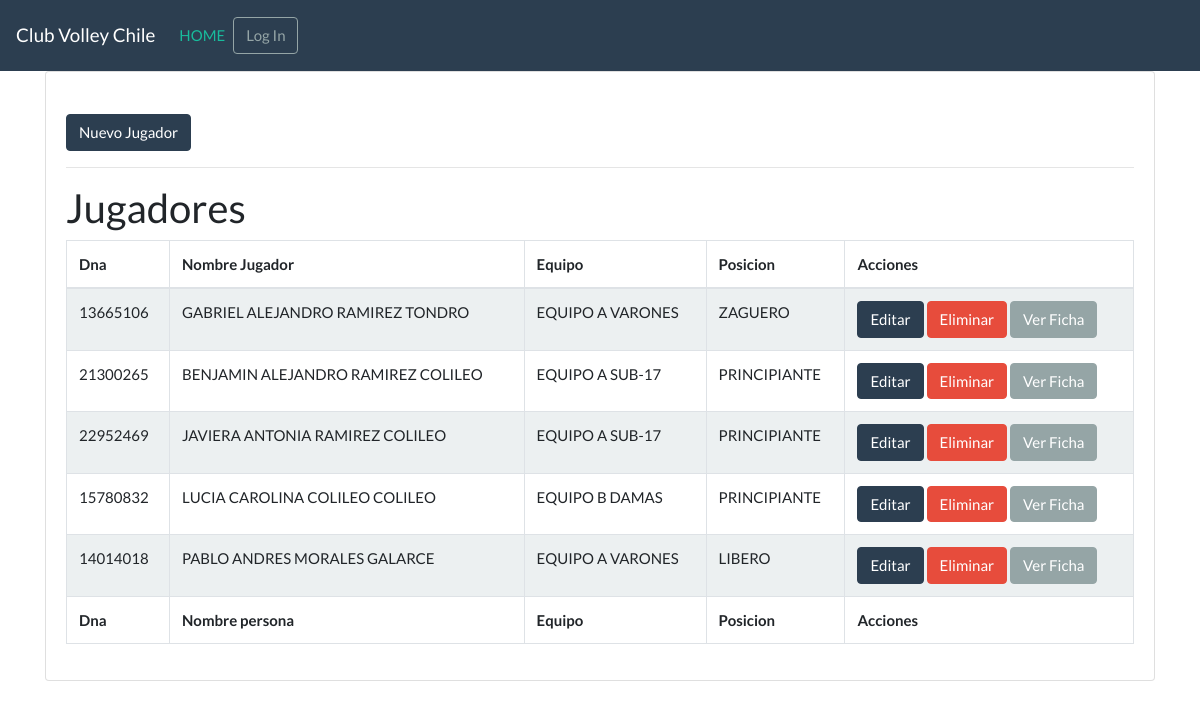
The page /personas/ on the database as committed earlier.
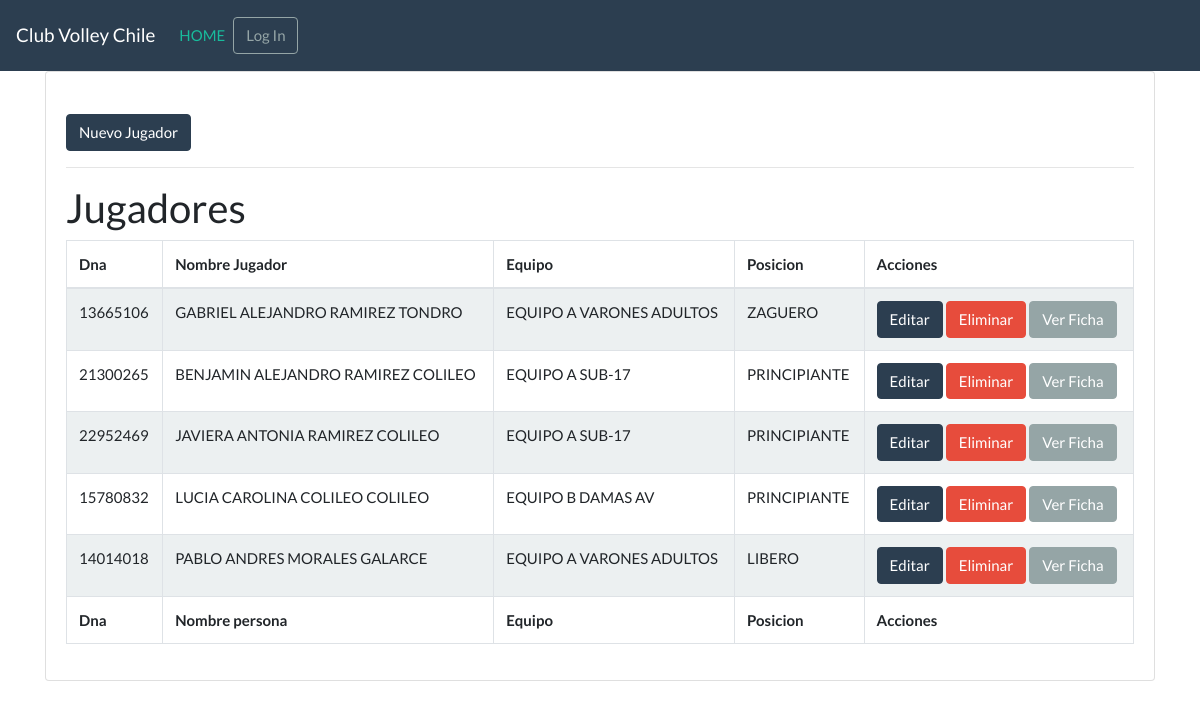
The same page on the database as committed later.
### main/models.py (models this page shows, shortened)
class Persona(models.Model):
    id                      = models.AutoField(primary_key=True)
    dna                     = models.CharField(blank=False, null=False, max_length=25, unique=True,verbose_name="Rut o Dna")
    dv                      = models.CharField(blank=False, null=False, max_length=2,verbose_name="Digito Verificador")
    nombres                 = models.CharField(blank=False, null=False, max_length=100,verbose_name="Nombres")
    apellido_paterno        = models.CharField(blank=False, null=False, max_length=100,verbose_name="Apellido Paterno")
    apellido_materno        = models.CharField(blank=False, null=False, max_length=100,verbose_name="Apellido Materno")
    genero                  = models.ForeignKey(Genero,null=True, on_delete=models.DO_NOTHING,verbose_name="Genero")
    fecha_nacimiento        = models.DateField(blank=False, null=False, verbose_name="Fceha de Nacimiento")
    estado_civil            = models.ForeignKey(EstadoCivil,null=False, on_delete=models.DO_NOTHING,verbose_name="Estado Civil")
    pais_origen             = models.ForeignKey(Pais,null=False, on_delete=models.DO_NOTHING,verbose_name="Nacionalidad")
    sistema_salud           = models.ForeignKey(SistemaSalud,null=False, on_delete=models.DO_NOTHING,verbose_name="Sistema de Salud")
    ocupacion               = models.CharField(blank=False, null=False, max_length=255)
    direccion               = models.CharField(blank=False, null=False, max_length=255)
    comuna                  = models.ForeignKey(Comuna,null=False, on_delete=models.DO_NOTHING,verbose_name="Comuna")
    movil                   = models.CharField(blank=False, null=False, max_length=20)
    fono                    = models.CharField(blank=False, null=False, max_length=20)
    email_personal          = models.EmailField(blank=False, null=False, max_length=255)
    club_origen             = models.ForeignKey(Club,null=False, on_delete=models.DO_NOTHING,verbose_name="Club Origen")
    equipo                  = models.ForeignKey(Equipo,null=False, on_delete=models.DO_NOTHING,verbose_name="Equipo")
    posicion                = models.ForeignKey(Posicion,null=False, on_delete=models.DO_NOTHING,verbose_name="Posicion Estudiante")
    observaciones           = models.TextField(blank=True, null=True)
    es_zurdo                = models.BooleanField(default=False)
    es_docente              = models.BooleanField(default=False)
    es_activo               = models.BooleanField(default=True)
    es_delete               = models.BooleanField(default=False)
    fecha_crea              = models.DateField(default=timezone.now, help_text=("creation date"))
    fecha_modi              = models.DateField(auto_now=True, null= True)
    class Meta:
        verbose_name_plural="Personas"
        db_table="persona"

class Equipo(models.Model):
    id                  = models.AutoField(primary_key=True)
    descripcion         = models.CharField(blank=False, null=False, max_length=255, unique=True)
    club                = models.ForeignKey(Club,null=False, on_delete=models.DO_NOTHING,verbose_name="Club")
    taller              = models.ForeignKey(Taller, null= False, on_delete=models.DO_NOTHING, verbose_name="Taller")
    es_titular          = models.BooleanField(default=True)
    es_interno          = models.BooleanField(default=True)
    es_activo           = models.BooleanField(default=True)
    es_delete           = models.BooleanField(default=False)
    fecha_crea          = models.DateField(default=timezone.now, help_text=("creation date"))
    fecha_modi          = models.DateField(auto_now=True, null= True)
    class Meta:
        verbose_name_plural="Equipos"
        db_table="equipo"
    def __str__(self):
        return self.descripcion

class Posicion(models.Model):
    id                  = models.AutoField(primary_key=True)
    descripcion         = models.CharField(blank=False, null=False, max_length=255, unique=True)
    es_activo           = models.BooleanField(default=True)
    es_delete           = models.BooleanField(default=False)
    fecha_crea          = models.DateField(default=timezone.now, help_text=("creation date"))
    fecha_modi          = models.DateField(auto_now=True, null= True)
    class Meta:
        verbose_name_plural="Posiciones"
        db_table="posicion"
    def __str__(self):
        return self.descripcion

### personas/views.py (the view)
class PersonaList(ListView):
    model = Persona
    template_name = 'personas/index.html'
    paginate_by = 10

### templates/personas/index.html (shortened to what this page needs)
{% extends 'base.html' %}
{% load crispy_forms_tags %}
{% block content %}
  <div class="row justify-content-center">
    <div class="col-12">
      <div class="card">
        <div class="card-body">
          <br/>
          <a class="btn btn-primary" href="{% url 'personas_new' %}">Nuevo Jugador</a>
          <hr/>
          <h2>Jugadores</h2>
          <table id="example" class="table table-striped table-bordered" style="width:100%">
            <thead>
                <tr>
                    <th>Dna</th>
                    <th>Nombre Jugador</th>
                    <th>Equipo</th>
                    <th>Posicion</th>
                    <th>Acciones</th>
                </tr>
            </thead>
             <tbody>
              {% if object_list %}
                {% for persona in object_list %}
                  <tr>
                      <td>{{ persona.dna }}</td>
                      <td>{{ persona.nombres }} {{ persona.apellido_paterno }} {{ persona.apellido_materno }}</td>
                      <td>{{ persona.equipo }}</td>
                      <td>{{ persona.posicion }}</td>
                      <td>
                        <a class="btn btn-primary" href="{% url 'personas_edit' persona.id %}">Editar</a>
                        <a class="btn btn-danger" href="{% url 'personas_delete' persona.id %}">Eliminar</a>
                        <a class="btn btn-secondary" href="{% url 'personas_edit' persona.id %}">Ver Ficha</a>
                      </td>
                  </tr>
                {% endfor %}
                {% else %}
                <h1>No hay registros de Jugadores</h1>
              {% endif %}
          </tbody>
          <tfoot>
            <tr>
                <th>Dna</th>
                <th>Nombre persona</th>
                <th>Equipo</th>
                <th>Posicion</th>
                <th>Acciones</th>
              </tr>
          </tfoot>
          </table>
        </div>
      </div>
    </div>
  </div>
{% endblock %}

### templates/base.html (shortened to what this page needs)
{% load staticfiles %}
<!DOCTYPE html>
<html>
<head>
  {% load static %}
  <link rel="stylesheet" href="{% static 'css/bootstrap.min.css' %}">
</head>
<body>
  <nav class="navbar navbar-expand-lg navbar-dark bg-primary">
    <a class="navbar-brand" href="/">Club Volley Chile</a>
    <div class="collapse navbar-collapse" id="navbarColor01">
      <ul class="navbar-nav mr-auto">
        <li class="nav-item active">
          <a class="nav-link" href="/">HOME </a>
        </li>
        {% if user.is_authenticated %}
        <li class="nav-item">
            <a class="nav-link" href="{% url 'password_change' %}">CAMBIO CLAVE</a>
        </li>
        <li class="nav-item">
            <a class="nav-link" href="{% url 'logout' %}">SALIR</a>
        </li>
        {% else %}
          <br/>
          <form class="form-inline my-2 my-lg-0">
            <a href="{% url 'login' %}" class="btn btn-outline-secondary">Log In</a>
          </form>
        {% endif %}
      </ul>
    </div>
  </nav>
  <div class="container">
    {% block content %}
    {% endblock %}
  </div>
</body>
</html>

Rows that differ between the two databases and show on the page:
changed through a linked row, Persona "GABRIEL ALEJANDRO": equipo "EQUIPO A VARONES" → "EQUIPO A VARONES ADULTOS"
changed through a linked row, Persona "LUCIA CAROLINA": equipo "EQUIPO B DAMAS" → "EQUIPO B DAMAS AV"
changed through a linked row, Persona "PABLO ANDRES": equipo "EQUIPO A VARONES" → "EQUIPO A VARONES ADULTOS"
